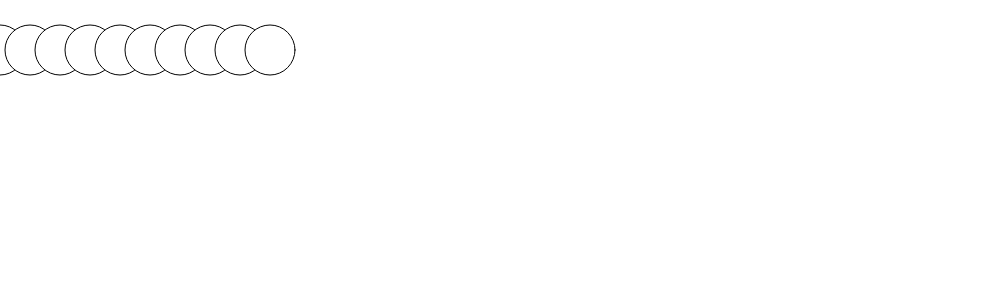
Frame 1 (no input)
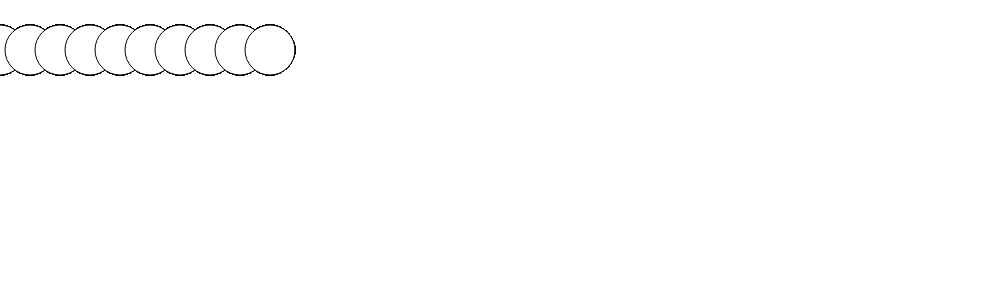
Frame 60 (no input)
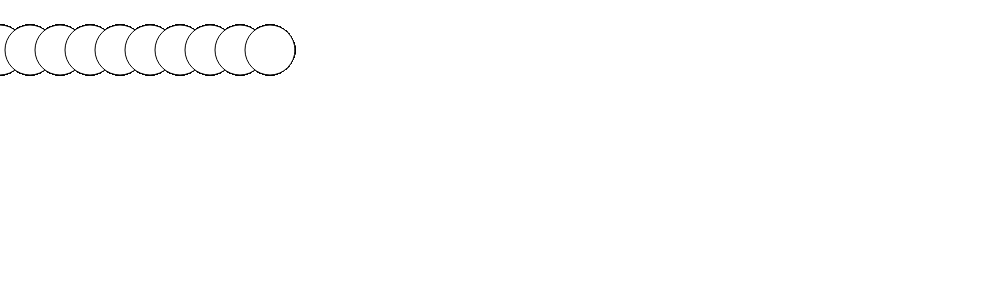
Frame 120 (the mouse pressed at the canvas centre since frame 60)

The p5.js sketch that drew these frames (run headless with seeded random() and noise() and a simulated clock; from frame 60 on, the mouse is pressed at the canvas centre):

// p5.js sketch
// ── sketch.js
function setup() {
  createCanvas(1000,300)
}

function draw() {
  for (var i=0;i<300;i=i+30) {
    ellipse(i,50,50,50)
  }
}
